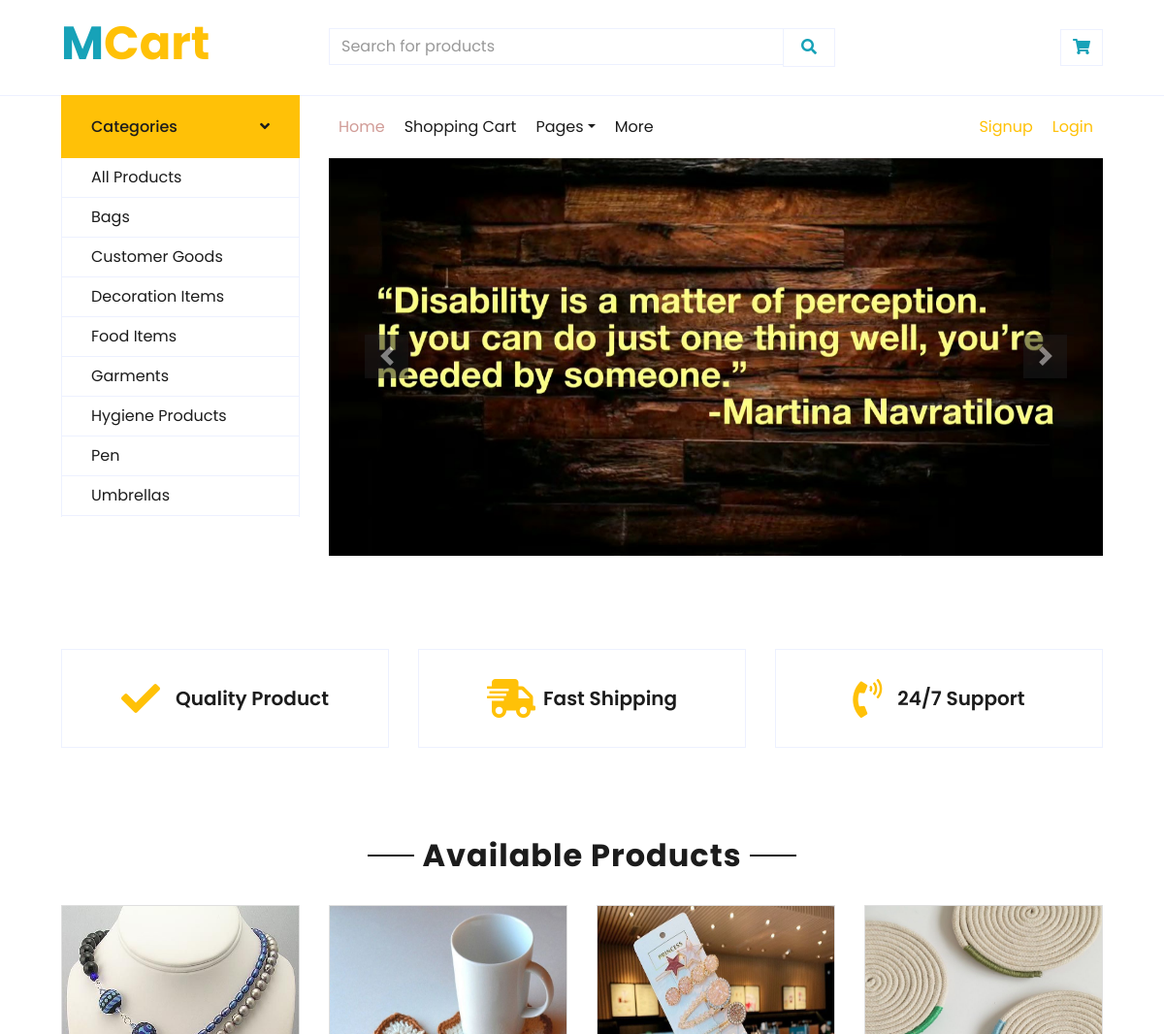
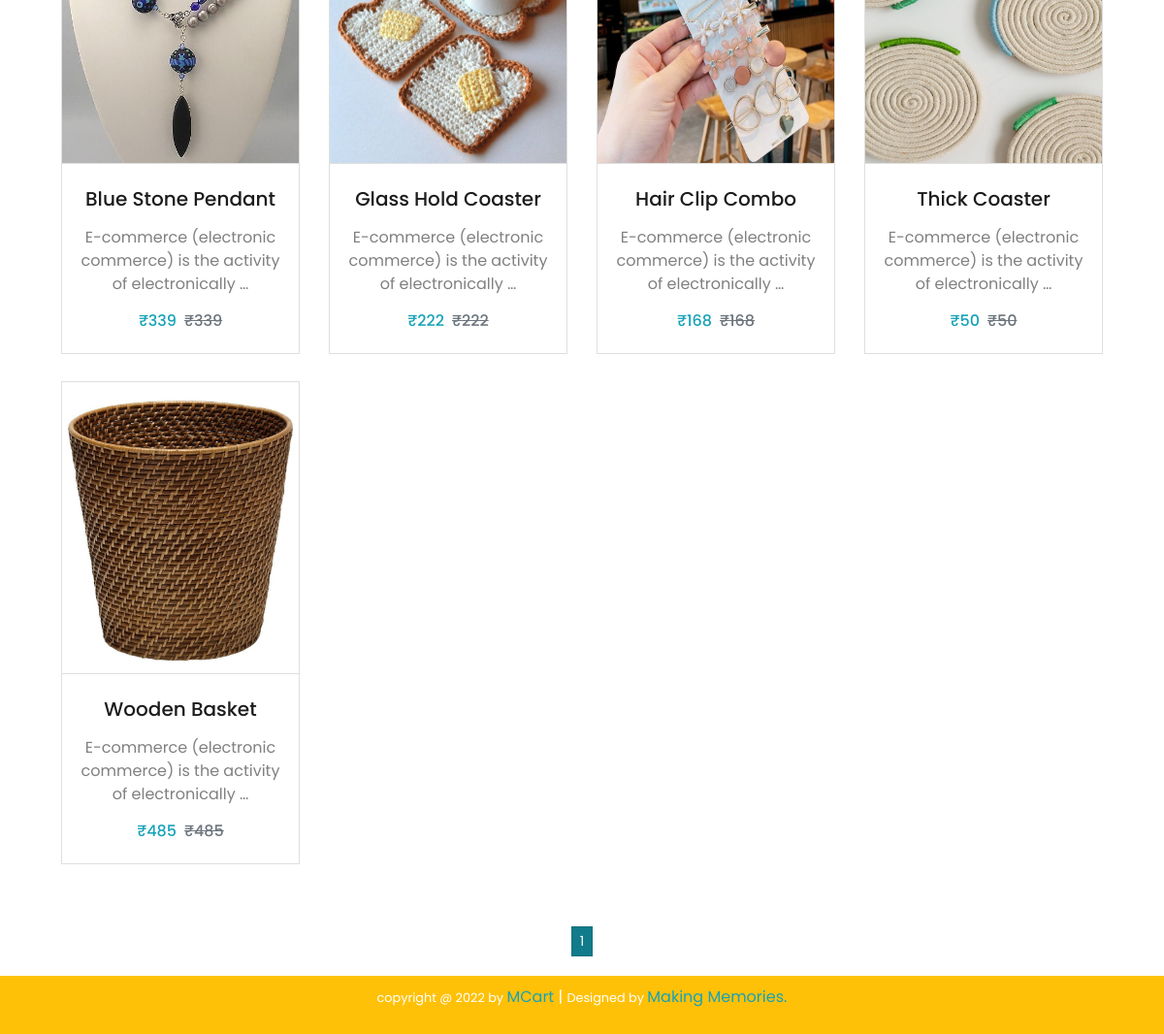
Screenshot of /customer-goods/ with the database file from the repository (2 pictures, top to bottom).
### home/models.py (models this page shows, shortened)
class Categ(models.Model):
    name = models.CharField(max_length=250, unique=True)
    slug = models.SlugField(max_length=250, unique=True)
    class Meta:
        ordering = ('name',)
        verbose_name = 'category'
        verbose_name_plural = 'categories'
    def get_url(self):
        return reverse('home_cat', args=[self.slug])

class Products(models.Model):
    name = models.CharField(max_length=250, unique=True)
    slug = models.SlugField(max_length=250, unique=True)
    img = models.ImageField(upload_to='product')
    desc = models.TextField()
    stock = models.IntegerField()
    available = models.BooleanField()
    price = models.IntegerField()
    category = models.ForeignKey(Categ,on_delete=models.CASCADE)
    class Meta:
        ordering = ('name',)
    def get_url(self):
        return reverse('details', args=[self.category.slug, self.slug])

### home/views.py (the view)
# urls.py: 2. Add a URL to urlpatterns:  path('', views.home, name='home')
def home(request, c_slug=None):
    c_page = None
    prod = None
    if c_slug != None:
        c_page = get_object_or_404(Categ, slug=c_slug)
        prod = Products.objects.filter(category=c_page, available=True)
    else:
        prod = Products.objects.all().filter(available=True)
    cat = Categ.objects.all()
    paginator=Paginator(prod,16)
    try:
        page=int(request.GET.get('page','1'))
    except:
        page=1
    try:
        p=paginator.page(page)
    except(InvalidPage,EmptyPage):
        p=paginator.page(paginator.num_pages)
    return render(request, "index.html", {'pr': prod, 'cat': cat,'pro':p})

### cart/context_processors.py (called while the page is built)
def count(request):
    itm_ct=0
    if 'admin' in request.path:
        return {}
    else:
        try:
            ct=CartList.objects.filter(cart_id=c_id(request))
            c_item=CartItems.objects.all().filter(cart=ct[:1])
            for i in c_item:
                itm_ct=itm_ct+1
        except CartList.DoesNotExist:
            itm_ct = 0
        return dict(itc=itm_ct)

### cart/views.py (called while the page is built)
def c_id(request):
    ct_id = request.session.session_key
    if not ct_id:
        ct_id = request.session.create()
    return ct_id

### templates/index.html (shortened to what this page needs)
{% load static %}
<!DOCTYPE html>
<html lang="en">
<head>
    <link href="https://cdnjs.cloudflare.com/ajax/libs/font-awesome/5.10.0/css/all.min.css" rel="stylesheet">
    <link href="{% static 'shop/lib/owlcarousel/assets/owl.carousel.min.css' %}" rel="stylesheet">
    <link href="{% static 'shop/css/style.css' %}" rel="stylesheet">
</head>
<body>
<div class="container-fluid">
    <div class="row align-items-center py-3 px-xl-5">
        <div class="col-lg-3 d-none d-lg-block">
            <a href="/" class="text-decoration-none">
                <h1 style="font-size:3rem" class="text-warning font-weight-bold"><span
                        class="text-info font-weight-bold ">M</span>Cart</h1>
            </a>
        </div>
        <div class="col-lg-6 col-6 text-left">
            <form action="{% url 'searching' %}" method="get">
                <div class="input-group">
                    <input type="text" class="form-control" placeholder="Search for products" name="q">
                    <div class="input-group-append">
                            <span class="input-group-text bg-transparent text-info">
                                <button type="submit" style="border:none;background-color:transparent;outline:none"><i
                                        class="fa fa-search text-info"></i></button>
                            </span>
                    </div>
                </div>
            </form>
        </div>
        <div class="col-lg-3 col-6 text-right">
            <a href="{% url 'cartDetails' %}" class="btn border">
                {% if itc <= 0 %}
                <i class="fas fa-shopping-cart text-info"></i>
                {% else %}
                <i class="fas fa-shopping-cart text-info"></i><i class="text-danger font-weight-bold">{{itc}}</i>
                <span class="badge"></span>
                {% endif %}
            </a>
        </div>
    </div>
</div>
<div class="container-fluid mb-5">
    <div class="row border-top px-xl-5">
        <div class="col-lg-3 d-none d-lg-block">
            <a class="btn shadow-none d-flex align-items-center justify-content-between bg-warning text-white w-100"
               data-toggle="collapse" href="#navbar-vertical" style="height: 65px; margin-top: -1px; padding: 0 30px;">
                <h6 class="m-0">Categories</h6>
                <i class="fa fa-angle-down text-dark"></i>
            </a>
            <nav class="collapse show navbar navbar-vertical navbar-light align-items-start p-0 border border-top-0 border-bottom-0"
                 id="navbar-vertical">
                <div class="navbar-nav w-100 overflow-hidden" style="height: 370px">
                    <a href="/" class="nav-item nav-link">All Products</a>
                    {% for c in cat %}
                    <a href="{{c.get_url}}" class="nav-item nav-link">{{c.name}}</a>
                    {% endfor %}
                </div>
            </nav>
        </div>
        <div class="col-lg-9">
            <nav class="navbar navbar-expand-lg bg-light navbar-light py-3 py-lg-0 px-0">
                <div class="collapse navbar-collapse justify-content-between" id="navbarCollapse">
                    <div class="navbar-nav mr-auto py-0">
                        <a href="/" class="nav-item nav-link active">Home</a>
                        <a href="{% url 'cartDetails' %}" class="nav-item nav-link ">Shopping Cart</a>
                        <div class="nav-item dropdown">
                            <a href="#" class="nav-link dropdown-toggle" data-toggle="dropdown">Pages</a>
                        </div>
                        <a href="" class="nav-item nav-link">More</a>
                    </div>
                    <div class="navbar-nav ml-auto py-0">
                        {% if user.is_authenticated %}
                        <a href="" class="nav-item nav-link" style="color:blue">{{user.username}}</a>
                        <a href="{% url 'logout' %}" class="nav-item nav-link" style="color:#ffc107">Logout</a>
                        {% else %}
                        <a href="{% url 'registration' %}" class="nav-item nav-link" style="color:#ffc107">Signup</a>
                        <a href="{% url 'login' %}" class="nav-item nav-link" style="color:#ffc107">Login</a>
                        {% endif %}
                    </div>
                </div>
            </nav>
            <div id="header-carousel" class="carousel slide" data-ride="carousel">
                <div class="carousel-inner">
                    <div class="carousel-item active" style="height: 410px;">
                        <img class="img-fluid" src="{% static 'shop/img/quote1.jpg' %}" alt="Image">
                    </div>
                </div>
                <a class="carousel-control-prev" href="#header-carousel" data-slide="prev">
                    <div class="btn btn-dark" style="width: 45px; height: 45px;">
                        <span class="carousel-control-prev-icon mb-n2"></span>
                    </div>
                </a>
                <a class="carousel-control-next" href="#header-carousel" data-slide="next">
                    <div class="btn btn-dark" style="width: 45px; height: 45px;">
                        <span class="carousel-control-next-icon mb-n2"></span>
                    </div>
                </a>
            </div>
        </div>
    </div>
</div>
<div class="container-fluid pt-5">
    <div class="row px-xl-5 pb-3">
        <div class="col-lg-4 col-md-6 col-sm-12 pb-1">
            <div class="d-flex align-items-center border mb-4 justify-content-center" style="padding: 30px;">
                <h1 class="fa fa-check text-warning m-0 mr-3"></h1>
                <h5 class="font-weight-semi-bold m-0">Quality Product</h5>
            </div>
        </div>
        <div class="col-lg-4 col-md-6 col-sm-12 pb-1">
            <div class="d-flex align-items-center border mb-4 justify-content-center" style="padding: 30px;">
                <h1 class="fa fa-shipping-fast text-warning m-0 mr-2"></h1>
                <h5 class="font-weight-semi-bold m-0">Fast Shipping</h5>
            </div>
        </div>
        <div class="col-lg-4 col-md-6 col-sm-12 pb-1">
            <div class="d-flex align-items-center border mb-4 justify-content-center" style="padding: 30px;">
                <h1 class="fa fa-phone-volume text-warning m-0 mr-3"></h1>
                <h5 class="font-weight-semi-bold m-0">24/7 Support</h5>
            </div>
        </div>
    </div>
</div>
<div class="container-fluid pt-5">
    <div class="text-center mb-4">
        <h2 class="section-title px-5"><span class="px-2">Available Products</span></h2>
    </div>
    <div class="row px-xl-5 pb-3">
        {% for i in pro.object_list %}
        <div class="col-lg-3 col-md-6 col-sm-12 pb-1">
            <a href="{{i.get_url}}" style="color:grey; text-decoration:none">
                <div class="card product-item  mb-4">
                    <div class="card-header product-img position-relative overflow-hidden bg-transparent  p-0">
                        <img class="img-fluid w-100" src="{{i.img.url}}" alt="No image found" style="height:300px;">
                    </div>
                    <div class="card-body  text-center p-0 pt-4 pb-3">
                        <h5 class="text-truncate mb-3">{{i.name}}</h5>
                        <p style="padding-left:10px; padding-right:10px; ">{{i.desc|truncatewords:8}}</p>
                        <div class="d-flex justify-content-center">
                            <h6 style="color:#17a2b8">₹{{i.price}}</h6>
                            <h6 class="text-muted ml-2">
                                <del>₹{{i.price}}</del>
                            </h6>
                        </div>
                    </div>
                </div>
            </a>
        </div>
        {% endfor %}
    </div>
</div>
<div style="text-align:center; padding:20px">
    {% for p in pro.paginator.page_range %}
    <a href="?page={{p}}" class="btn btn-info btn-sm {% if pro.number == p %} active {% endif %}">{{p}}</a>
    {% endfor %}
</div>
<div style="background-color:#ffc107; padding:10px; text-align:center">
    <p style="color:white"><small>copyright @ 2022 by </small><a href="/" style="color:#17a2b8"> MCart</a> | <small>
        Designed by </small><a href="/" style="color:#17a2b8">Making Memories.</a></p>
</div>
</body>
</html>

### rows the page displays
Categ: name "Bags"
Categ: name "Customer Goods"
Categ: name "Decoration Items"
Categ: name "Food Items"
Categ: name "Garments"
Categ: name "Hygiene Products"
Categ: name "Pen"
Categ: name "Umbrellas"
Products: img (picture), name "Blue Stone Pendant", desc "E-commerce (electronic commerce) is the activity of electronically …", price "339"
Products: img (picture), name "Glass Hold Coaster", desc "E-commerce (electronic commerce) is the activity of electronically …", price "222"
Products: img (picture), name "Hair Clip Combo", desc "E-commerce (electronic commerce) is the activity of electronically …", price "168"
Products: img (picture), name "Thick Coaster", desc "E-commerce (electronic commerce) is the activity of electronically …", price "50"
Products: img (picture), name "Wooden Basket", desc "E-commerce (electronic commerce) is the activity of electronically …", price "485"

### other values shown
{{ p }} "1"
